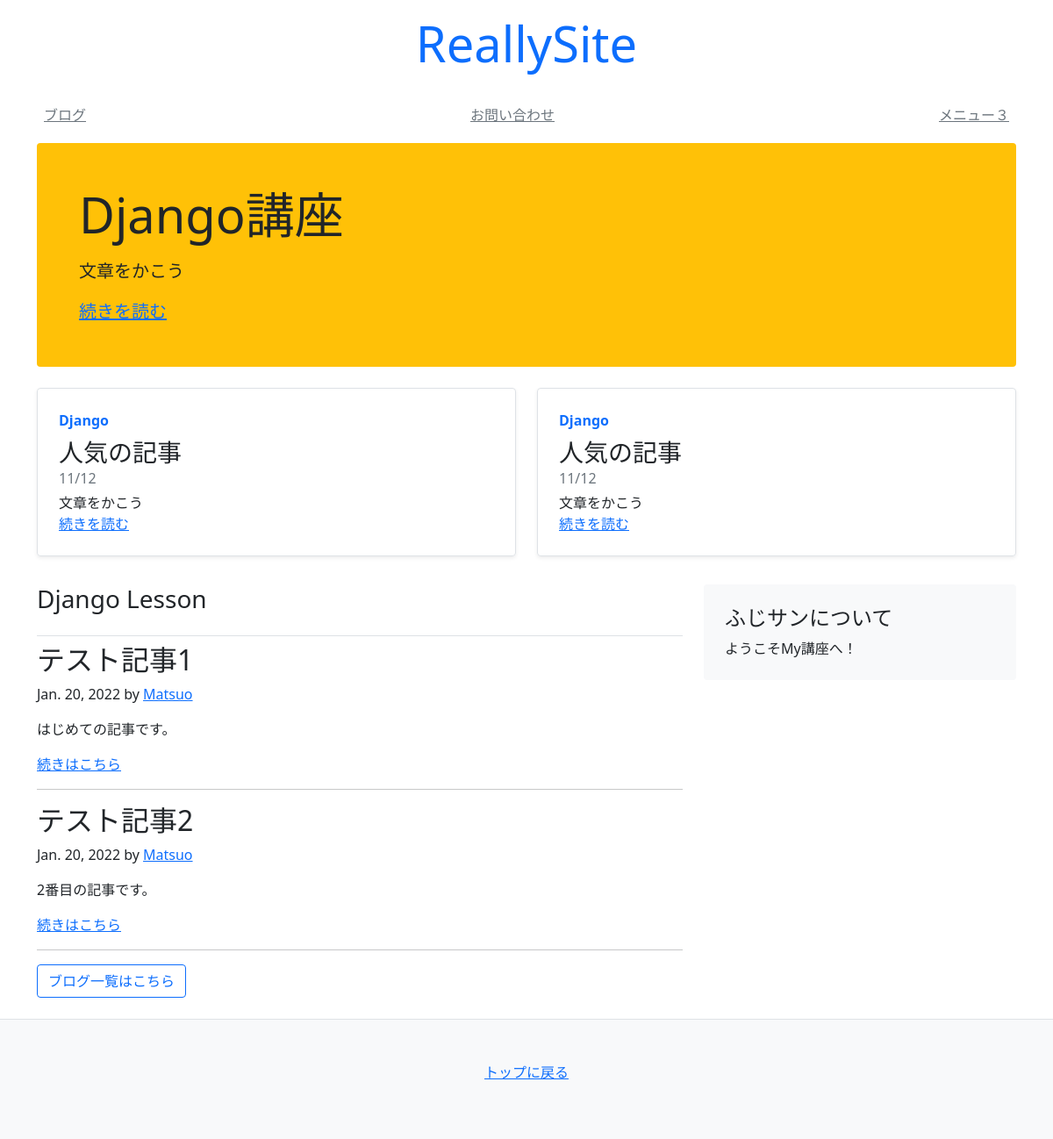
/, run on an earlier commit of the app's database.
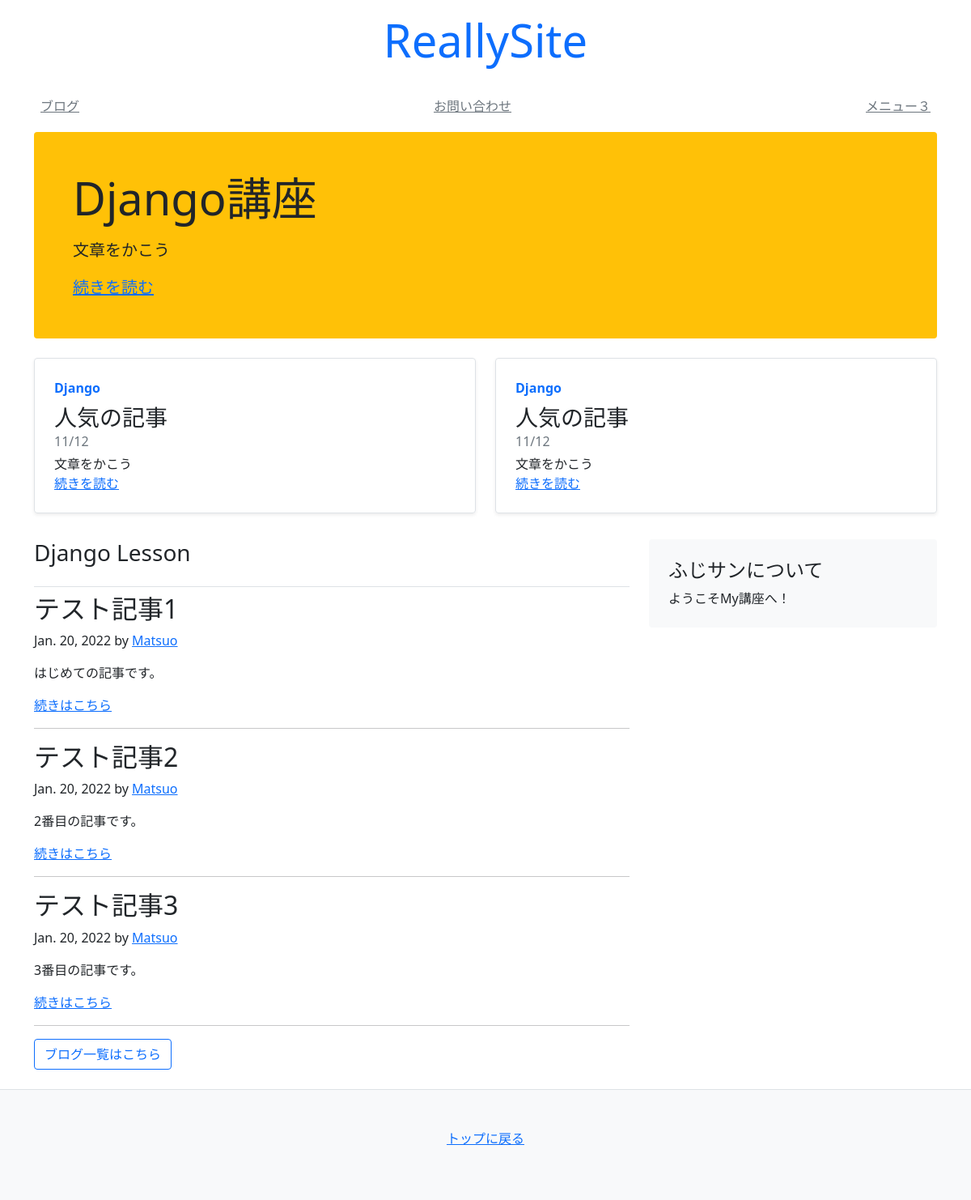
And on a later commit of the database.
### blog/models.py (models this page shows)
class Article(models.Model):
    title = models.CharField(default='', max_length=30)
    text = models.TextField(default='')
    author = models.CharField(default='', max_length=30)
    created_at = models.DateField(auto_now_add=True)
    updated_at = models.DateField(auto_now=True)

### mysite/views.py (the view)
# urls.py: path('', views.index),
def index(request):
    objs = Article.objects.all()[:3]  # 全ての記事を取得
    context = {
        'title': 'Really Site',
        'articles': objs,
    }
    return render(request, 'mysite/index.html', context)

### templates/mysite/index.html (shortened to what this page needs)
<!DOCTYPE html>
<html lang="en">
<head>
</head>
<body>
{% extends 'mysite/base.html' %}
{% block content %}
<div class="container">
    <div class="p-4 p-md-5 mb-4 rounded bg-warning">
        <div class="col-md-6 px-0">
            <h1 class="display-4 font-italic">Django講座</h1>
            <p class="lead my-3">文章をかこう</p>
            <p class="lead mb-0">
                <a href="#" class="font-weight-bold">続きを読む</a>
            </p>
        </div>
    </div>
    <div class="row mb-2">
        <div class="col-md-6">
            <div class="row g-0 border rounded overflow-hidden flex-md-row
            mb-4 shadow-sm h-md-250 position-relative">
                <div class="col p-4 d-flex flex-column position-static">
                    <strong class="d-inline-block mb-2 text-primary">Django</strong>
                    <h3 class="mb-0">人気の記事</h3>
                    <div class="mb-1 text-muted">11/12</div>
                    <p class="card-text mb-auto">文章をかこう</p>
                    <a href="#" class="stretched-link">続きを読む</a>
                </div>
            </div>
        </div>
        <div class="col-md-6">
            <div class="row g-0 border rounded overflow-hidden flex-md-row
            mb-4 shadow-sm h-md-250 position-relative">
                <div class="col p-4 d-flex flex-column position-static">
                    <strong class="d-inline-block mb-2 text-primary">Django</strong>
                    <h3 class="mb-0">人気の記事</h3>
                    <div class="mb-1 text-muted">11/12</div>
                    <p class="card-text mb-auto">文章をかこう</p>
                    <a href="#" class="stretched-link">続きを読む</a>
                </div>
            </div>
        </div>
    </div>
</div>
<main class="container">
    <div class="row">
        <div class="col-md-8">
            <h3 class="pb-4 font-italic border-bottom">
                Django Lesson
            </h3>
            {% for obj in articles %}
            <div class="blog-post">
                <h2 class="blog-post-title">{{ obj.title }}</h2>
                <p class="blog-post-meta">{{ obj.created_at }} by
                    <a href="#">{{ obj.author }}</a>
                <p> {{ obj.text }}</p>
                <a href="/blog/{{ obj.id }}" class="">続きはこちら</a>
            </div>
            <hr>
            {% endfor %}
            <nav class="blog-pagination">
                <a class="btn btn-outline-primary" href="/blog/">ブログ一覧はこちら</a>
            </nav>
        </div>
        {% include 'mysite/snippets/sidebar.html' %}
    </div>
</main>
{% endblock %}

What changed in the data, as far as the page shows it:
added Article: title "テスト記事3", created_at "Jan. 20, 2022", author "Matsuo", text "3番目の記事です。"
